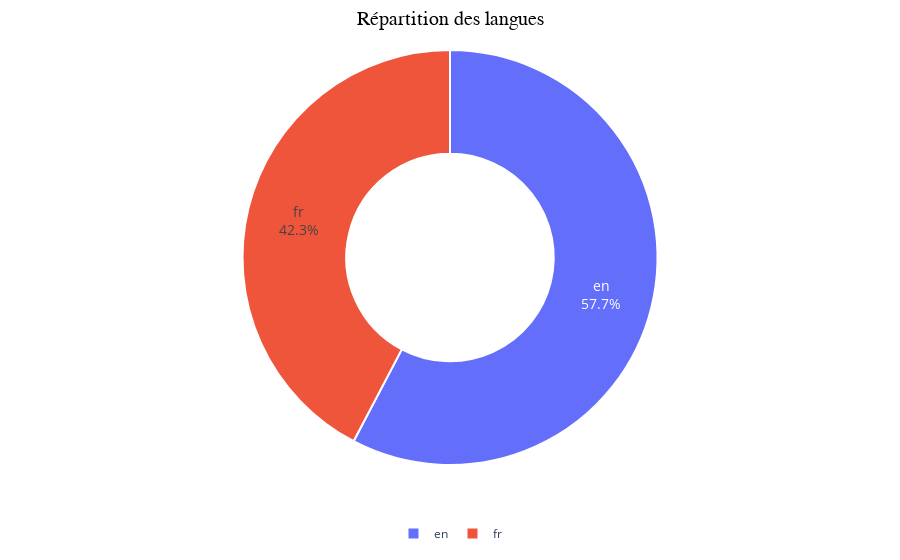

Notebook code for this chart:
### Code cell
# Filtrer les données pour exclure les valeurs "NR"
langue_counts = df_parole_morceaux[df_parole_morceaux['langue'] != 'NR']['langue'].value_counts()

# Créer graphique 
fig = go.Figure(data=[go.Pie(
    labels=langue_counts.index,
    values=langue_counts.values,
    hole=0.5,  
    textinfo='percent+label',
    textfont=dict(size=14),  
    marker=dict(line=dict(color='white', width=2))  
)])

# mise en page
fig.update_layout(
    title=dict(
        text="Répartition des langues", 
        x=0.5,  
        xanchor='center',
        font=dict(size=20, family="Arial, sans-serif", color="black")  
    ),
    showlegend=True, 
    legend=dict(
        orientation="h",  
        yanchor="bottom",
        y=-0.2,  
        xanchor="center",
        x=0.5,  
        font=dict(size=12)
    ),
    margin=dict(t=50, b=50, l=50, r=50), 
    template="plotly_white"  
)

# Afficher le graphique
fig.show()

### Figure 1 — Plotly figure (JSON) as saved in the notebook; plotly's stock layout.template omitted (floating-point values rounded to 4 significant figures)
{"data": [{"hole": 0.5, "labels": ["en", "fr"], "marker": {"line": {"color": "white", "width": 2}}, "textfont": {"size": 14}, "textinfo": "percent+label", "type": "pie", "values": [15, 11]}], "layout": {"legend": {"font": {"size": 12}, "orientation": "h", "x": 0.5, "xanchor": "center", "y": -0.2, "yanchor": "bottom"}, "margin": {"b": 50, "l": 50, "r": 50, "t": 50}, "showlegend": true, "title": {"font": {"color": "black", "family": "Arial, sans-serif", "size": 20}, "text": "Répartition des langues", "x": 0.5, "xanchor": "center"}}}
